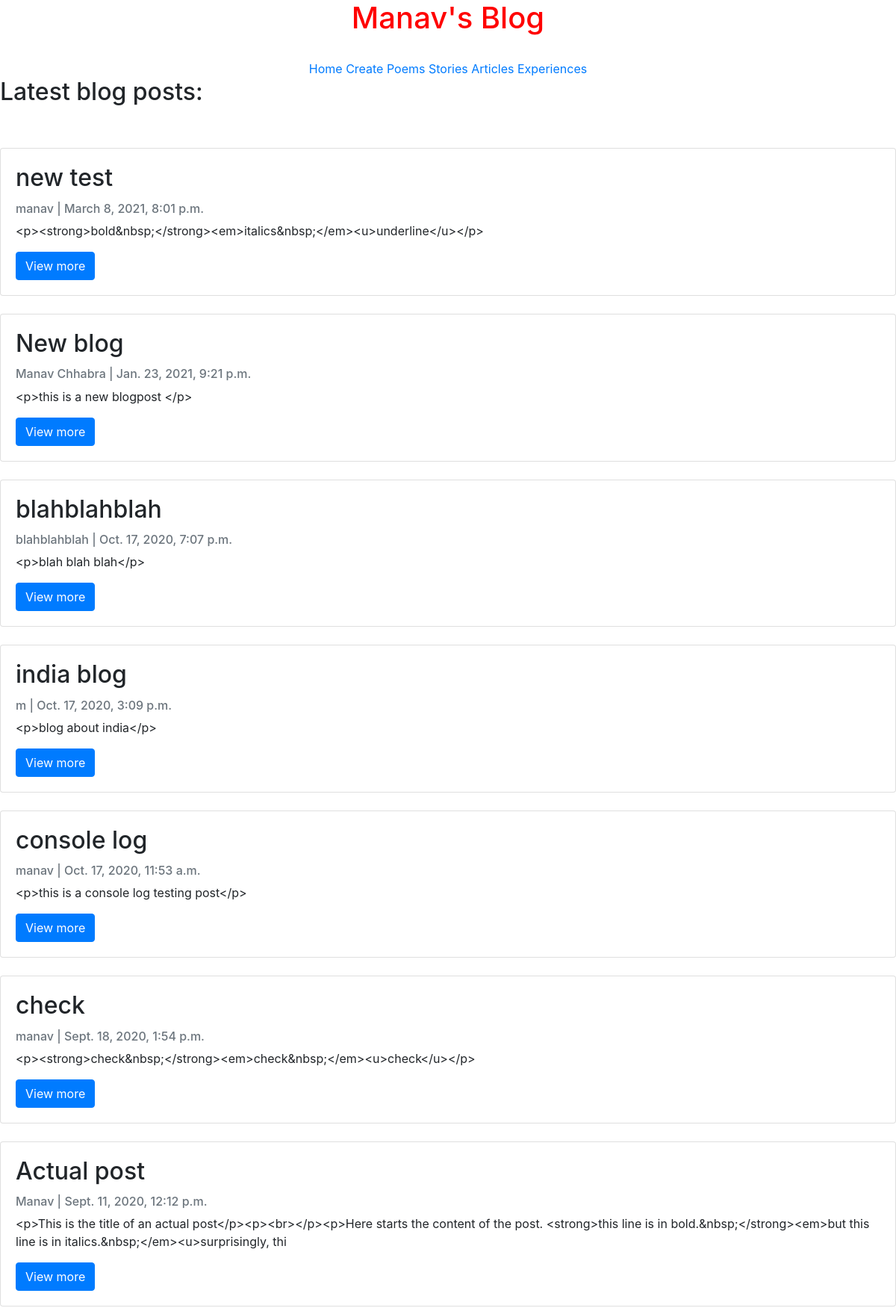
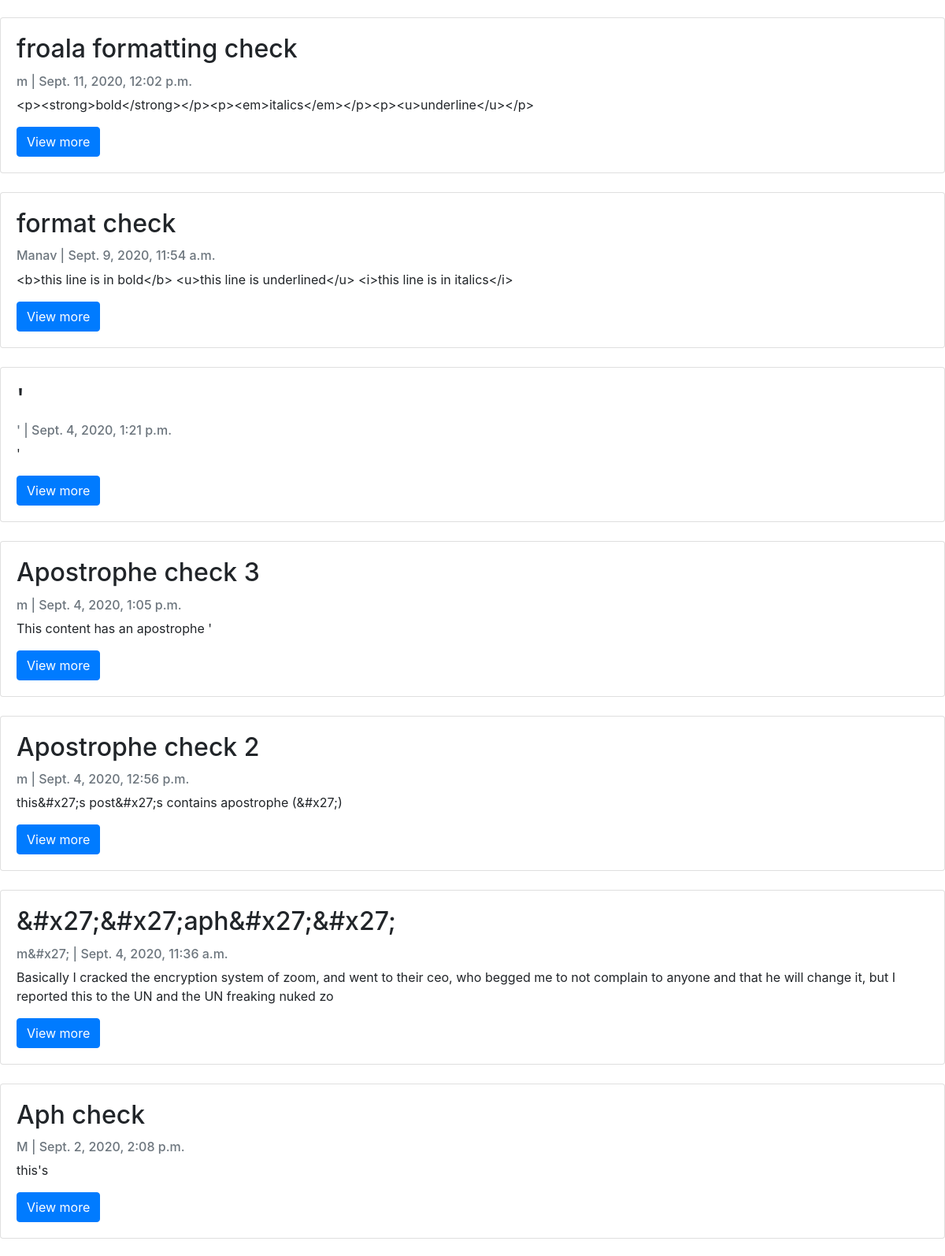
The page / (upper part) on the database its author committed (2 pictures, top to bottom).
### blogapp/models.py (models this page shows)
class Blogpost(models.Model):
    blogtitle = models.CharField(max_length = 100 , unique=False)
    blogcontent = models.TextField(unique=True)
    blogname = models.CharField(max_length = 100, unique=False, null=True)
    blogcreated_on = models.DateTimeField(auto_now_add=True, null=True)
    blogslug = models.SlugField(max_length=200, unique=True, null=True)
    blogtype = models.CharField(max_length=20, unique=False, null=True)

### blogapp/views.py (the view)
# urls.py: path('',BlogListView.as_view(),name='homepage'),
class BlogListView(ListView):
    model = Blogpost
    queryset = Blogpost.objects.order_by('-blogcreated_on')
    template_name = 'bloglist.html'

### templates/bloglist.html (shortened to what this page needs)
{% extends 'base.html' %}
{% block body %}
<h2>Latest blog posts:</h2><br><br>
{% for post in object_list %}
<div class="card mb-4">
    <div class="card-body">
        <h2 class="card-title">{{ post.blogtitle }}</h2>
        <p class="card-text text-muted h6">{{ post.blogname }} | {{ post.blogcreated_on }}</p>
        <p class="card-text">{{ post.blogcontent|slice:":200" }}</p>
        <a href="{% url 'blogpage' post.blogslug %}" class="btn btn-primary">View more</a>
    </div>
</div>
{% endfor %}
{% endblock %}

### rows shown on the page
Blogpost: blogtitle "new test", blogname "manav", blogcreated_on "March 8, 2021, 8:01 p.m.", blogcontent "<p><strong>bold&nbsp;</strong><em>italics&nbsp;</em><u>underline</u></p>"
Blogpost: blogtitle "New blog", blogname "Manav Chhabra", blogcreated_on "Jan. 23, 2021, 9:21 p.m.", blogcontent "<p>this is a new blogpost </p>"
Blogpost: blogtitle "blahblahblah", blogname "blahblahblah", blogcreated_on "Oct. 17, 2020, 7:07 p.m.", blogcontent "<p>blah blah blah</p>"
Blogpost: blogtitle "india blog", blogname "m", blogcreated_on "Oct. 17, 2020, 3:09 p.m.", blogcontent "<p>blog about india</p>"
Blogpost: blogtitle "console log", blogname "manav", blogcreated_on "Oct. 17, 2020, 11:53 a.m.", blogcontent "<p>this is a console log testing post</p>"
Blogpost: blogtitle "check", blogname "manav", blogcreated_on "Sept. 18, 2020, 1:54 p.m.", blogcontent "<p><strong>check&nbsp;</strong><em>check&nbsp;</em><u>check</u></p>"
Blogpost: blogtitle "Actual post", blogname "Manav", blogcreated_on "Sept. 11, 2020, 12:12 p.m.", blogcontent "<p>This is the title of an actual post</p><p><br></p><p>Here starts the content of the post. <strong>this line is in bold.&nbsp;</strong><em>but this line is in italics.&nbsp;</em><u>surprisingly, thi"
Blogpost: blogtitle "froala formatting check", blogname "m", blogcreated_on "Sept. 11, 2020, 12:02 p.m.", blogcontent "<p><strong>bold</strong></p><p><em>italics</em></p><p><u>underline</u></p>"
Blogpost: blogtitle "format check", blogname "Manav", blogcreated_on "Sept. 9, 2020, 11:54 a.m.", blogcontent "<b>this line is in bold</b> <u>this line is underlined</u> <i>this line is in italics</i>"
Blogpost: blogtitle "'", blogname "'", blogcreated_on "Sept. 4, 2020, 1:21 p.m.", blogcontent "'"
Blogpost: blogtitle "Apostrophe check 3", blogname "m", blogcreated_on "Sept. 4, 2020, 1:05 p.m.", blogcontent "This content has an apostrophe '"
Blogpost: blogtitle "Apostrophe check 2", blogname "m", blogcreated_on "Sept. 4, 2020, 12:56 p.m.", blogcontent "this&#x27;s post&#x27;s contains apostrophe (&#x27;)"
Blogpost: blogtitle "&#x27;&#x27;aph&#x27;&#x27;", blogname "m&#x27;", blogcreated_on "Sept. 4, 2020, 11:36 a.m.", blogcontent "Basically I cracked the encryption system of zoom, and went to their ceo, who begged me to not complain to anyone and that he will change it, but I reported this to the UN and the UN freaking nuked zo"
Blogpost: blogtitle "Aph check", blogname "M", blogcreated_on "Sept. 2, 2020, 2:08 p.m.", blogcontent "this's"
